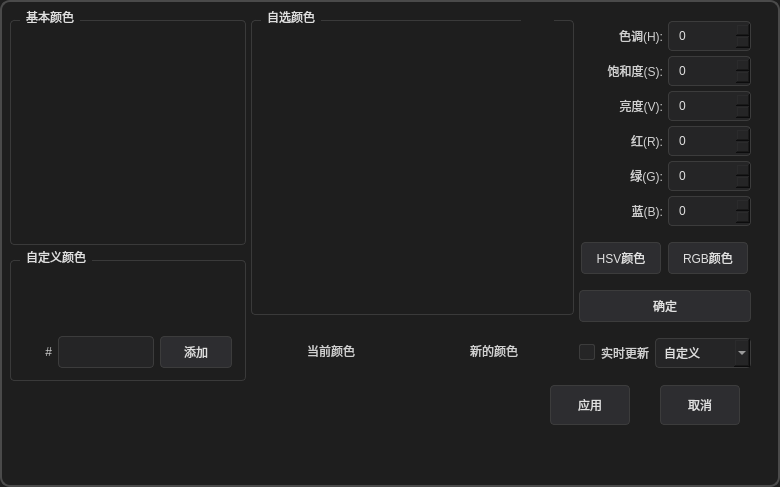
<?xml version="1.0" encoding="UTF-8"?>
<ui version="4.0">
 <class>ColorManager</class>
 <widget class="QWidget" name="ColorManager">
  <property name="geometry">
   <rect>
    <x>0</x>
    <y>0</y>
    <width>780</width>
    <height>487</height>
   </rect>
  </property>
  <property name="windowTitle">
   <string>Form</string>
  </property>
  <property name="styleSheet">
   <string notr="true">QWidget#ColorManager {
    background-color: #1E1E1E;
    color: #D0D0D0;
    border: 2px solid #4A4A4A;
    border-radius: 10px;
}
QWidget {
    background-color: #1E1E1E;
    color: #D0D0D0;
}
QGroupBox {
    border: 1px solid #3A3A3A;
    border-radius: 4px;
    margin-top: 10px;
    padding-top: 8px;
}
QGroupBox::title {
    subcontrol-origin: margin;
    left: 10px;
    padding: 0 4px;
    color: #E0E0E0;
}
QLineEdit, QSpinBox, QComboBox {
    background-color: #252526;
    color: #E0E0E0;
    border: 1px solid #3C3C3C;
    border-radius: 4px;
    min-height: 28px;
    padding: 0 8px;
}
QLineEdit:focus, QSpinBox:focus, QComboBox:focus {
    border: 1px solid #0E639C;
}
QPushButton {
    background-color: #2D2D30;
    color: #E0E0E0;
    border: 1px solid #3C3C3C;
    border-radius: 4px;
    min-height: 30px;
    padding: 0 10px;
}
QPushButton:hover { background-color: #3A3A3D; }
QPushButton:pressed { background-color: #45454A; }
QCheckBox {
    spacing: 6px;
}
QCheckBox::indicator {
    width: 14px;
    height: 14px;
}
QCheckBox::indicator:unchecked {
    background-color: #252526;
    border: 1px solid #3C3C3C;
    border-radius: 2px;
}
QCheckBox::indicator:checked {
    background-color: #0E639C;
    border: 1px solid #0E639C;
    border-radius: 2px;
}</string>
  </property>
  <widget class="QWidget" name="layoutWidget">
   <property name="geometry">
    <rect>
     <x>10</x>
     <y>10</y>
     <width>741</width>
     <height>371</height>
    </rect>
   </property>
   <layout class="QHBoxLayout" name="horizontalLayout_3" stretch="19,26,10">
    <property name="spacing">
     <number>5</number>
    </property>
    <item>
     <layout class="QVBoxLayout" name="verticalLayout_2" stretch="18,10">
      <item>
       <widget class="QGroupBox" name="groupBox">
        <property name="title">
         <string>基本颜色</string>
        </property>
        <widget class="igQtBasicColorAreaWidget" name="widget_BasicColorArea" native="true">
         <property name="geometry">
          <rect>
           <x>25</x>
           <y>30</y>
           <width>200</width>
           <height>181</height>
          </rect>
         </property>
         <property name="sizePolicy">
          <sizepolicy hsizetype="Preferred" vsizetype="Preferred">
           <horstretch>0</horstretch>
           <verstretch>0</verstretch>
          </sizepolicy>
         </property>
        </widget>
       </widget>
      </item>
      <item>
       <widget class="QGroupBox" name="groupBox_2">
        <property name="sizePolicy">
         <sizepolicy hsizetype="Expanding" vsizetype="Preferred">
          <horstretch>0</horstretch>
          <verstretch>0</verstretch>
         </sizepolicy>
        </property>
        <property name="title">
         <string>自定义颜色</string>
        </property>
        <property name="alignment">
         <set>Qt::AlignLeading|Qt::AlignLeft|Qt::AlignVCenter</set>
        </property>
        <widget class="QWidget" name="verticalLayoutWidget">
         <property name="geometry">
          <rect>
           <x>30</x>
           <y>30</y>
           <width>192</width>
           <height>88</height>
          </rect>
         </property>
         <layout class="QVBoxLayout" name="verticalLayout" stretch="0,1">
          <property name="sizeConstraint">
           <enum>QLayout::SetDefaultConstraint</enum>
          </property>
          <item>
           <widget class="igQtCustomColorAreaWidget" name="widget_CustomColorArea" native="true">
            <property name="enabled">
             <bool>true</bool>
            </property>
            <property name="sizePolicy">
             <sizepolicy hsizetype="Fixed" vsizetype="Fixed">
              <horstretch>0</horstretch>
              <verstretch>0</verstretch>
             </sizepolicy>
            </property>
            <property name="minimumSize">
             <size>
              <width>190</width>
              <height>50</height>
             </size>
            </property>
            <property name="maximumSize">
             <size>
              <width>16777215</width>
              <height>16777211</height>
             </size>
            </property>
           </widget>
          </item>
          <item>
           <layout class="QHBoxLayout" name="horizontalLayout" stretch="1,8,6">
            <item>
             <widget class="QLabel" name="label">
              <property name="text">
               <string>#</string>
              </property>
              <property name="alignment">
               <set>Qt::AlignRight|Qt::AlignTrailing|Qt::AlignVCenter</set>
              </property>
             </widget>
            </item>
            <item>
             <widget class="QLineEdit" name="lineEdit_CustomColor">
              <property name="sizePolicy">
               <sizepolicy hsizetype="Preferred" vsizetype="Preferred">
                <horstretch>0</horstretch>
                <verstretch>0</verstretch>
               </sizepolicy>
              </property>
             </widget>
            </item>
            <item>
             <widget class="QPushButton" name="btnCustom">
              <property name="sizePolicy">
               <sizepolicy hsizetype="Preferred" vsizetype="Preferred">
                <horstretch>0</horstretch>
                <verstretch>0</verstretch>
               </sizepolicy>
              </property>
              <property name="text">
               <string>添加</string>
              </property>
             </widget>
            </item>
           </layout>
          </item>
         </layout>
        </widget>
       </widget>
      </item>
     </layout>
    </item>
    <item>
     <layout class="QVBoxLayout" name="verticalLayout_3" stretch="5,1">
      <item>
       <widget class="QGroupBox" name="groupBox_3">
        <property name="sizePolicy">
         <sizepolicy hsizetype="Preferred" vsizetype="Preferred">
          <horstretch>0</horstretch>
          <verstretch>0</verstretch>
         </sizepolicy>
        </property>
        <property name="minimumSize">
         <size>
          <width>280</width>
          <height>280</height>
         </size>
        </property>
        <property name="title">
         <string>自选颜色</string>
        </property>
        <widget class="igQtSVColorAreaWidget" name="widget_MapColorArea" native="true">
         <property name="geometry">
          <rect>
           <x>10</x>
           <y>20</y>
           <width>256</width>
           <height>256</height>
          </rect>
         </property>
         <property name="sizePolicy">
          <sizepolicy hsizetype="Fixed" vsizetype="Fixed">
           <horstretch>0</horstretch>
           <verstretch>0</verstretch>
          </sizepolicy>
         </property>
         <property name="minimumSize">
          <size>
           <width>256</width>
           <height>256</height>
          </size>
         </property>
        </widget>
        <widget class="igQtHColorAreaWidget" name="widget_HColorArea" native="true">
         <property name="geometry">
          <rect>
           <x>270</x>
           <y>10</y>
           <width>33</width>
           <height>289</height>
          </rect>
         </property>
        </widget>
       </widget>
      </item>
      <item>
       <layout class="QHBoxLayout" name="horizontalLayout_2">
        <item>
         <widget class="QLabel" name="label_3">
          <property name="text">
           <string>当前颜色</string>
          </property>
          <property name="alignment">
           <set>Qt::AlignRight|Qt::AlignTrailing|Qt::AlignVCenter</set>
          </property>
         </widget>
        </item>
        <item>
         <widget class="igQtPreviewColorAreaWidget" name="widget_PreviewColorArea" native="true">
          <property name="maximumSize">
           <size>
            <width>16777215</width>
            <height>80</height>
           </size>
          </property>
         </widget>
        </item>
        <item>
         <widget class="QLabel" name="label_2">
          <property name="text">
           <string>新的颜色</string>
          </property>
         </widget>
        </item>
       </layout>
      </item>
     </layout>
    </item>
    <item>
     <layout class="QVBoxLayout" name="verticalLayout_4" stretch="4,0,0,0">
      <item>
       <layout class="QGridLayout" name="gridLayout">
        <property name="sizeConstraint">
         <enum>QLayout::SetDefaultConstraint</enum>
        </property>
        <item row="0" column="1">
         <widget class="QSpinBox" name="spinBox_H">
          <property name="maximum">
           <number>255</number>
          </property>
         </widget>
        </item>
        <item row="3" column="0">
         <widget class="QLabel" name="label_7">
          <property name="sizePolicy">
           <sizepolicy hsizetype="Preferred" vsizetype="Preferred">
            <horstretch>0</horstretch>
            <verstretch>0</verstretch>
           </sizepolicy>
          </property>
          <property name="minimumSize">
           <size>
            <width>66</width>
            <height>26</height>
           </size>
          </property>
          <property name="layoutDirection">
           <enum>Qt::LeftToRight</enum>
          </property>
          <property name="text">
           <string>红(R):</string>
          </property>
          <property name="alignment">
           <set>Qt::AlignRight|Qt::AlignTrailing|Qt::AlignVCenter</set>
          </property>
          <property name="margin">
           <number>0</number>
          </property>
         </widget>
        </item>
        <item row="2" column="0">
         <widget class="QLabel" name="label_6">
          <property name="sizePolicy">
           <sizepolicy hsizetype="Preferred" vsizetype="Preferred">
            <horstretch>0</horstretch>
            <verstretch>0</verstretch>
           </sizepolicy>
          </property>
          <property name="text">
           <string>亮度(V):</string>
          </property>
          <property name="alignment">
           <set>Qt::AlignRight|Qt::AlignTrailing|Qt::AlignVCenter</set>
          </property>
         </widget>
        </item>
        <item row="0" column="0">
         <widget class="QLabel" name="label_4">
          <property name="sizePolicy">
           <sizepolicy hsizetype="Preferred" vsizetype="Preferred">
            <horstretch>0</horstretch>
            <verstretch>0</verstretch>
           </sizepolicy>
          </property>
          <property name="minimumSize">
           <size>
            <width>70</width>
            <height>20</height>
           </size>
          </property>
          <property name="text">
           <string>色调(H):</string>
          </property>
          <property name="alignment">
           <set>Qt::AlignRight|Qt::AlignTrailing|Qt::AlignVCenter</set>
          </property>
         </widget>
        </item>
        <item row="1" column="1">
         <widget class="QSpinBox" name="spinBox_S">
          <property name="maximum">
           <number>255</number>
          </property>
         </widget>
        </item>
        <item row="4" column="1">
         <widget class="QSpinBox" name="spinBox_G">
          <property name="maximum">
           <number>255</number>
          </property>
         </widget>
        </item>
        <item row="5" column="1">
         <widget class="QSpinBox" name="spinBox_B">
          <property name="maximum">
           <number>255</number>
          </property>
         </widget>
        </item>
        <item row="3" column="1">
         <widget class="QSpinBox" name="spinBox_R">
          <property name="maximum">
           <number>255</number>
          </property>
         </widget>
        </item>
        <item row="5" column="0">
         <widget class="QLabel" name="label_9">
          <property name="text">
           <string>蓝(B):</string>
          </property>
          <property name="alignment">
           <set>Qt::AlignRight|Qt::AlignTrailing|Qt::AlignVCenter</set>
          </property>
         </widget>
        </item>
        <item row="1" column="0">
         <widget class="QLabel" name="label_5">
          <property name="sizePolicy">
           <sizepolicy hsizetype="Preferred" vsizetype="Preferred">
            <horstretch>0</horstretch>
            <verstretch>0</verstretch>
           </sizepolicy>
          </property>
          <property name="minimumSize">
           <size>
            <width>66</width>
            <height>26</height>
           </size>
          </property>
          <property name="text">
           <string>饱和度(S):</string>
          </property>
          <property name="alignment">
           <set>Qt::AlignRight|Qt::AlignTrailing|Qt::AlignVCenter</set>
          </property>
         </widget>
        </item>
        <item row="2" column="1">
         <widget class="QSpinBox" name="spinBox_V">
          <property name="maximum">
           <number>255</number>
          </property>
         </widget>
        </item>
        <item row="4" column="0">
         <widget class="QLabel" name="label_8">
          <property name="layoutDirection">
           <enum>Qt::LeftToRight</enum>
          </property>
          <property name="text">
           <string>绿(G):</string>
          </property>
          <property name="alignment">
           <set>Qt::AlignRight|Qt::AlignTrailing|Qt::AlignVCenter</set>
          </property>
         </widget>
        </item>
       </layout>
      </item>
      <item>
       <layout class="QHBoxLayout" name="horizontalLayout_5">
        <item>
         <widget class="QPushButton" name="btnSetTmpHSVToColor">
          <property name="sizePolicy">
           <sizepolicy hsizetype="Fixed" vsizetype="Fixed">
            <horstretch>0</horstretch>
            <verstretch>0</verstretch>
           </sizepolicy>
          </property>
          <property name="minimumSize">
           <size>
            <width>80</width>
            <height>40</height>
           </size>
          </property>
          <property name="text">
           <string>HSV颜色</string>
          </property>
         </widget>
        </item>
        <item>
         <widget class="QPushButton" name="btnSetTmpRGBToColor">
          <property name="sizePolicy">
           <sizepolicy hsizetype="Fixed" vsizetype="Fixed">
            <horstretch>0</horstretch>
            <verstretch>0</verstretch>
           </sizepolicy>
          </property>
          <property name="minimumSize">
           <size>
            <width>80</width>
            <height>40</height>
           </size>
          </property>
          <property name="text">
           <string>RGB颜色</string>
          </property>
         </widget>
        </item>
       </layout>
      </item>
      <item>
       <widget class="QPushButton" name="btnOk">
        <property name="sizePolicy">
         <sizepolicy hsizetype="Preferred" vsizetype="Fixed">
          <horstretch>0</horstretch>
          <verstretch>0</verstretch>
         </sizepolicy>
        </property>
        <property name="minimumSize">
         <size>
          <width>80</width>
          <height>40</height>
         </size>
        </property>
        <property name="layoutDirection">
         <enum>Qt::RightToLeft</enum>
        </property>
        <property name="text">
         <string>确定</string>
        </property>
       </widget>
      </item>
      <item>
       <layout class="QVBoxLayout" name="verticalLayout_5">
        <item>
         <layout class="QHBoxLayout" name="horizontalLayout_4">
          <item>
           <widget class="QCheckBox" name="checkBox_UpdateInRealTime">
            <property name="text">
             <string>实时更新</string>
            </property>
           </widget>
          </item>
          <item>
           <widget class="QComboBox" name="comboBox_ColorMode">
            <item>
             <property name="text">
              <string>自定义</string>
             </property>
            </item>
            <item>
             <property name="text">
              <string>灰度</string>
             </property>
            </item>
            <item>
             <property name="text">
              <string>蓝红</string>
             </property>
            </item>
            <item>
             <property name="text">
              <string>蓝绿黄红</string>
             </property>
            </item>
            <item>
             <property name="text">
              <string>蓝绿黄红紫</string>
             </property>
            </item>
           </widget>
          </item>
         </layout>
        </item>
       </layout>
      </item>
     </layout>
    </item>
   </layout>
  </widget>
  <widget class="igQtColorRangeSlider" name="widget_ColorRangeSlider" native="true">
   <property name="geometry">
    <rect>
     <x>30</x>
     <y>390</y>
     <width>511</width>
     <height>41</height>
    </rect>
   </property>
   <property name="minimumSize">
    <size>
     <width>0</width>
     <height>20</height>
    </size>
   </property>
  </widget>
  <widget class="QPushButton" name="btnCancle">
   <property name="geometry">
    <rect>
     <x>660</x>
     <y>385</y>
     <width>80</width>
     <height>40</height>
    </rect>
   </property>
   <property name="minimumSize">
    <size>
     <width>80</width>
     <height>40</height>
    </size>
   </property>
   <property name="text">
    <string>取消</string>
   </property>
  </widget>
  <widget class="QPushButton" name="btnSubmit">
   <property name="geometry">
    <rect>
     <x>550</x>
     <y>385</y>
     <width>80</width>
     <height>40</height>
    </rect>
   </property>
   <property name="sizePolicy">
    <sizepolicy hsizetype="Fixed" vsizetype="Fixed">
     <horstretch>0</horstretch>
     <verstretch>0</verstretch>
    </sizepolicy>
   </property>
   <property name="minimumSize">
    <size>
     <width>80</width>
     <height>40</height>
    </size>
   </property>
   <property name="text">
    <string>应用</string>
   </property>
  </widget>
 </widget>
 <customwidgets>
  <customwidget>
   <class>igQtBasicColorAreaWidget</class>
   <extends>QWidget</extends>
   <header>IQWidgets/ColorManager/igQtBasicColorAreaWidget.h</header>
   <container>1</container>
  </customwidget>
  <customwidget>
   <class>igQtCustomColorAreaWidget</class>
   <extends>QWidget</extends>
   <header>IQWidgets/ColorManager/igQtCustomColorAreaWidget.h</header>
   <container>1</container>
  </customwidget>
  <customwidget>
   <class>igQtSVColorAreaWidget</class>
   <extends>QWidget</extends>
   <header>IQWidgets/ColorManager/igQtSVColorAreaWidget.h</header>
   <container>1</container>
  </customwidget>
  <customwidget>
   <class>igQtPreviewColorAreaWidget</class>
   <extends>QWidget</extends>
   <header>IQWidgets/ColorManager/igQtPreviewColorAreaWidget.h</header>
   <container>1</container>
  </customwidget>
  <customwidget>
   <class>igQtHColorAreaWidget</class>
   <extends>QWidget</extends>
   <header>IQWidgets/ColorManager/igQtHColorAreaWidget.h</header>
   <container>1</container>
  </customwidget>
  <customwidget>
   <class>igQtColorRangeSlider</class>
   <extends>QWidget</extends>
   <header>IQWidgets/ColorManager/igQtColorRangeSlider.h</header>
   <container>1</container>
  </customwidget>
 </customwidgets>
 <resources/>
 <connections/>
</ui>
